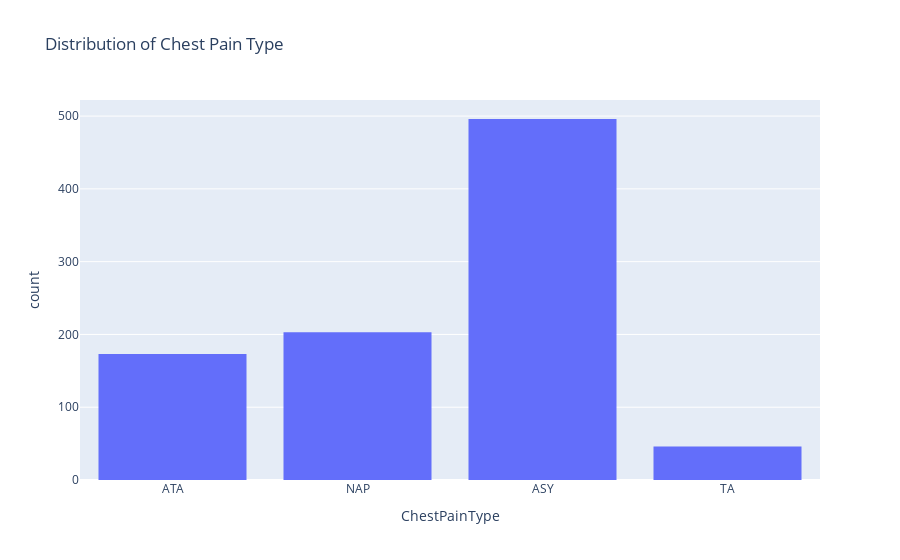

Notebook cell for this chart:
### Markdown cell above
Distribution of Chest Pain Type:

### Code cell
fig = px.histogram(data_frame=df, x="ChestPainType", hover_data=df.columns, title="Distribution of Chest Pain Type")
fig.show()

### Figure 1 — Plotly figure (JSON) as saved in the notebook; plotly's stock layout.template omitted (floating-point values rounded to 4 significant figures; data arrays with more than 128 entries replaced by an {"elided": "..."} marker saying what was removed)
{"data": [{"alignmentgroup": "True", "bingroup": "x", "hovertemplate": "ChestPainType=%{x}<br>count=%{y}<extra></extra>", "legendgroup": "", "marker": {"color": "#636efa", "pattern": {"shape": ""}}, "name": "", "offsetgroup": "", "orientation": "v", "showlegend": false, "type": "histogram", "x": {"elided": "918 str values"}, "xaxis": "x", "yaxis": "y"}], "layout": {"barmode": "relative", "legend": {"tracegroupgap": 0}, "title": {"text": "Distribution of Chest Pain Type"}, "xaxis": {"anchor": "y", "domain": [0, 1], "title": {"text": "ChestPainType"}}, "yaxis": {"anchor": "x", "domain": [0, 1], "title": {"text": "count"}}}}
